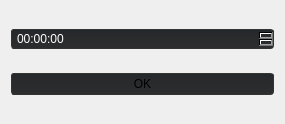
<?xml version="1.0" encoding="UTF-8"?>
<ui version="4.0">
 <class>CWidgetAutoSave</class>
 <widget class="QDialog" name="CWidgetAutoSave">
  <property name="geometry">
   <rect>
    <x>0</x>
    <y>0</y>
    <width>285</width>
    <height>124</height>
   </rect>
  </property>
  <property name="windowTitle">
   <string>Set auto timer</string>
  </property>
  <property name="windowIcon">
   <iconset resource="MainFrame.qrc">
    <normaloff>:/MainFrame/Resources/WorldEditor.png</normaloff>:/MainFrame/Resources/WorldEditor.png</iconset>
  </property>
  <property name="styleSheet">
   <string notr="true">background-color: rgb(29, 29, 30);
selection-color: rgb(167, 51, 82);
color: rgb(197, 197, 197);
menuBar{background-color: rgb(142, 120, 77);}

</string>
  </property>
  <layout class="QVBoxLayout" name="verticalLayout">
   <item>
    <layout class="QHBoxLayout" name="horizontalLayout_2">
     <item>
      <widget class="QTimeEdit" name="timeAutoSave">
       <property name="styleSheet">
        <string notr="true">QTimeEdit::down-button {
	image: url(:/MainFrame/Resources/Icons_New/external-down-arrow-arrow-flatart-icons-lineal-color-flatarticons-10.png);
  position: relative;
top: 1px;
height: 9px;
}

QTimeEdit::up-button {
    image: url(:/MainFrame/Resources//Icons_New/external-up-arrow-arrow-flatart-icons-lineal-color-flatarticons-10.png);
  position: relative;
bottom: 0px;
height: 9px;
}

QTimeEdit { 
	border: 1px solid #333333;
	border-radius: 3px;
	background-color: qlineargradient(spread:pad, x1:0, y1:1, x2:0, y2:0, stop:0 rgba(37, 37, 38, 255), stop:1 rgba(27, 29, 31, 255));
	padding: 1px 20px 1px 3px;
	min-width: 6em;
	color: #ffffff;
    background-color: qlineargradient(spread:pad, x1:0, y1:1, x2:0, y2:0, stop:0 rgba(45, 45, 46, 255), stop:1 rgba(37, 40, 43, 255));
}</string>
       </property>
      </widget>
     </item>
    </layout>
   </item>
   <item>
    <layout class="QHBoxLayout" name="horizontalLayout">
     <item>
      <widget class="QPushButton" name="btnOk">
       <property name="styleSheet">
        <string notr="true">QPushButton {
border: 1px solid #333333;
border-radius: 3px;
	background-color: qlineargradient(spread:pad, x1:0, y1:1, x2:0, y2:0, stop:0 rgba(45, 45, 46, 255), stop:1 rgba(37, 40, 43, 255));
padding: 3px 20px;

}

QPushButton:hover {
	background-color: qlineargradient(spread:pad, x1:0, y1:1, x2:0, y2:0, stop:0 rgba(37, 37, 38, 255), stop:1 rgba(27, 29, 31, 255));
}
</string>
       </property>
       <property name="text">
        <string>OK</string>
       </property>
      </widget>
     </item>
    </layout>
   </item>
  </layout>
 </widget>
 <layoutdefault spacing="6" margin="11"/>
 <resources>
  <include location="MainFrame.qrc"/>
 </resources>
 <connections/>
</ui>
